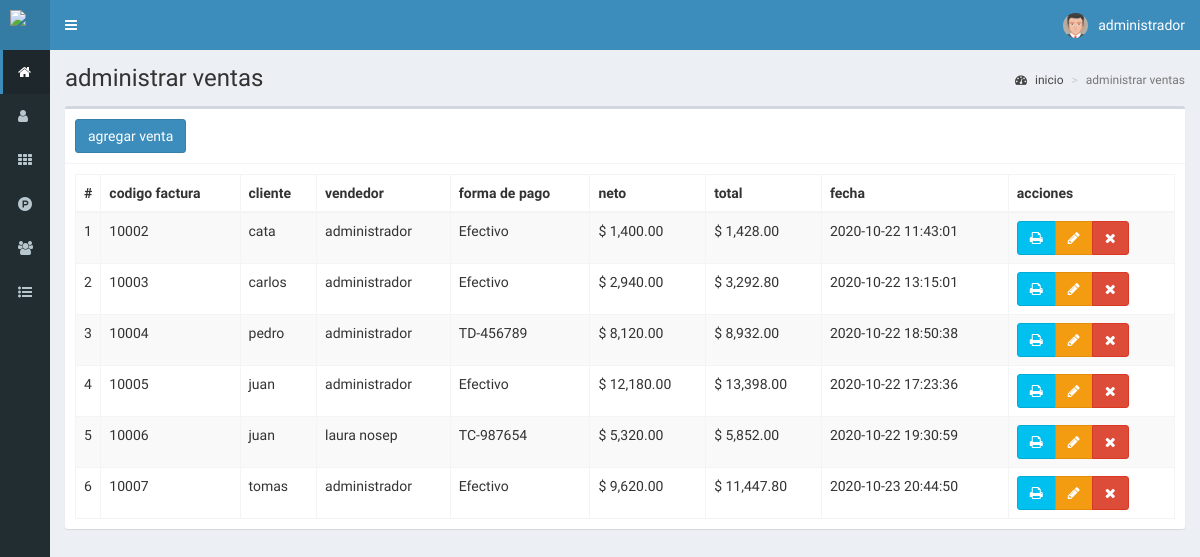
/ventas (signed in), run on the app's committed database.
### tables this page shows
CREATE TABLE `ventas` (
  `id` int(11) NOT NULL,
  `codigo` int(11) NOT NULL,
  `id_cliente` int(11) NOT NULL,
  `id_vendedor` int(11) NOT NULL,
  `productos` text NOT NULL,
  `impuesto` float NOT NULL,
  `neto` float NOT NULL,
  `total` float NOT NULL,
  `metodo_pago` text NOT NULL,
  `fecha` timestamp NOT NULL DEFAULT current_timestamp() ON UPDATE current_timestamp()
);

CREATE TABLE `clientes` (
  `id` int(11) NOT NULL,
  `nombre` text NOT NULL,
  `documento` int(11) NOT NULL,
  `email` text NOT NULL,
  `telefono` text NOT NULL,
  `direccion` text NOT NULL,
  `fecha_nacimiento` date NOT NULL,
  `compras` int(11) NOT NULL,
  `ultima_compra` datetime NOT NULL,
  `fecha` timestamp NOT NULL DEFAULT current_timestamp() ON UPDATE current_timestamp()
);

CREATE TABLE `usuarios` (
  `id` int(11) NOT NULL,
  `nombre` text NOT NULL,
  `usuario` text NOT NULL,
  `password` text NOT NULL,
  `perfil` text NOT NULL,
  `foto` text NOT NULL,
  `estado` int(11) NOT NULL,
  `ultimo_login` datetime NOT NULL,
  `fecha` timestamp NOT NULL DEFAULT current_timestamp() ON UPDATE current_timestamp()
);

### controladores/plantilla.controlador.php (called while the page is built)
<?php
class ControladorPlantilla{
	static public function ctrPlantilla(){
		include "vistas/plantilla.php";
	}
}

### index.php (called while the page is built, shortened)
<?php
require_once "controladores/plantilla.controlador.php";
require_once "controladores/usuarios.controlador.php";
require_once "controladores/clientes.controlador.php";
require_once "controladores/ventas.controlador.php";
require_once "modelos/usuarios.modelo.php";
require_once "modelos/clientes.modelo.php";
require_once "modelos/ventas.modelo.php";
$plantilla = new ControladorPlantilla();
$plantilla -> ctrPlantilla();

### controladores/ventas.controlador.php (called while the page is built, shortened)
<?php
class ControladorVentas{
	static public function ctrMostrarVentas($item, $valor){
		$tabla = "ventas";
		$respuesta = ModeloVentas::mdlMostrarVentas($tabla, $item, $valor);
		return $respuesta;
	}
}

### modelos/conexion.php (called while the page is built)
<?php
class Conexion{
	static public function conectar(){
		$link = new PDO("mysql:host=localhost;dbname=itataerp",
			            "root",
			            "");
		$link->exec("set names utf8");
		return $link;
	}
}

### modelos/ventas.modelo.php (called while the page is built, shortened)
<?php
require_once "conexion.php";
class ModeloVentas{
	static public function mdlMostrarVentas($tabla, $item, $valor){
		if($item != null){
			$stmt = Conexion::conectar()->prepare("SELECT * FROM $tabla WHERE $item = :$item ORDER BY id ASC");
			$stmt -> bindParam(":".$item, $valor, PDO::PARAM_STR);
			$stmt -> execute();
			return $stmt -> fetch();
		}else{
			$stmt = Conexion::conectar()->prepare("SELECT * FROM $tabla ORDER BY id ASC");
			$stmt -> execute();
			return $stmt -> fetchAll();
		}
	}
}

### controladores/clientes.controlador.php (called while the page is built, shortened)
<?php
class ControladorClientes{
	static public function ctrMostrarClientes($item, $valor){
		$tabla = "clientes";
		$respuesta = ModeloClientes::mdlMostrarClientes($tabla, $item, $valor);
		return $respuesta;
	}
}

### modelos/clientes.modelo.php (called while the page is built, shortened)
<?php
require_once "conexion.php";
class ModeloClientes{
	static public function mdlMostrarClientes($tabla, $item, $valor){
		if($item != null){
			$stmt = Conexion::conectar()->prepare("SELECT * FROM $tabla WHERE $item = :$item");
			$stmt -> bindParam(":".$item, $valor, PDO::PARAM_STR);
			$stmt -> execute();
			return $stmt -> fetch();
		}else{
			$stmt = Conexion::conectar()->prepare("SELECT * FROM $tabla");
			$stmt -> execute();
			return $stmt -> fetchAll();
		}
	}
}

### controladores/usuarios.controlador.php (called while the page is built, shortened)
<?php
class ControladorUsuarios{
	static public function ctrMostrarUsuarios($item, $valor){
		$tabla = "usuarios";
		$respuesta = ModeloUsuarios::MdlMostrarUsuarios($tabla, $item, $valor);
		return $respuesta;
	}
}

### modelos/usuarios.modelo.php (called while the page is built, shortened)
<?php
require_once "conexion.php";
class ModeloUsuarios{
	static public function mdlMostrarUsuarios($tabla, $item, $valor){
		if($item != null){
			$stmt = Conexion::conectar()->prepare("SELECT * FROM $tabla WHERE $item = :$item");
			$stmt -> bindParam(":".$item, $valor, PDO::PARAM_STR);
			$stmt -> execute();
			return $stmt -> fetch();
		}else{
			$stmt = Conexion::conectar()->prepare("SELECT * FROM $tabla");
			$stmt -> execute();
			return $stmt -> fetchAll();
		}
	}
}

### vistas/modulos/ventas.php (the view, shortened to what this page needs)
<div class="content-wrapper">
  <section class="content-header">
    <h1>
      administrar ventas
    </h1>
    <ol class="breadcrumb">
      <li><a href="inicio"><i class="fa fa-dashboard"></i> inicio</a></li>
      <li class="active">administrar ventas</li>
    </ol>
  </section>
  <section class="content">
    <div class="box">
      <div class="box-header with-border">
        <a href="crear-venta">
          <button class="btn btn-primary">
            agregar venta
          </button>
        </a>
      </div>
      <div class="box-body">
       <table class="table table-bordered table-striped dt-responsive tablas" width="100%">
        <thead>
         <tr>
           <th style="width:10px">#</th>
           <th>codigo factura</th>
           <th>cliente</th>
           <th>vendedor</th>
           <th>forma de pago</th>
           <th>neto</th>
           <th>total</th>
           <th>fecha</th>
           <th>acciones</th>
         </tr>
        </thead>
        <tbody>
        <?php
          $item = null;
          $valor = null;
          $respuesta = ControladorVentas::ctrMostrarVentas($item, $valor);
          foreach ($respuesta as $key => $value) {
           echo '<tr>
                  <td>'.($key+1).'</td>
                  <td>'.$value["codigo"].'</td>';
                  $itemCliente = "id";
                  $valorCliente = $value["id_cliente"];
                  $respuestaCliente = ControladorClientes::ctrMostrarClientes($itemCliente, $valorCliente);
                  echo '<td>'.$respuestaCliente["nombre"].'</td>';
                  $itemUsuario = "id";
                  $valorUsuario = $value["id_vendedor"];
                  $respuestaUsuario = ControladorUsuarios::ctrMostrarUsuarios($itemUsuario, $valorUsuario);
                  echo '<td>'.$respuestaUsuario["nombre"].'</td>
                  <td>'.$value["metodo_pago"].'</td>
                  <td>$ '.number_format($value["neto"],2).'</td>
                  <td>$ '.number_format($value["total"],2).'</td>
                  <td>'.$value["fecha"].'</td>
                  <td>
                    <div class="btn-group">
                      <button class="btn btn-info btnImprimirFactura" codigoVenta="'.$value["codigo"].'">
                      <i class="fa fa-print">
                      </i></button>';
                      if($_SESSION["perfil"] == "Administrador"){
                      echo '<button class="btn btn-warning btnEditarVenta" idVenta="'.$value["id"].'"><i class="fa fa-pencil"></i></button>
                      <button class="btn btn-danger btnEliminarVenta" idVenta="'.$value["id"].'"><i class="fa fa-times"></i></button>';
                    }
                    echo '</div>
                  </td>
                </tr>';
            }
        ?>
        </tbody>
       </table>
      </div>
    </div>
  </section>
</div>

### vistas/plantilla.php (shortened to what this page needs)
<!DOCTYPE html>
<html>
<head>
  <link rel="stylesheet" href="vistas/bower_components/bootstrap/dist/css/bootstrap.min.css">
  <link rel="stylesheet" href="vistas/bower_components/font-awesome/css/font-awesome.min.css">
  <link rel="stylesheet" href="vistas/bower_components/Ionicons/css/ionicons.min.css">
  <link rel="stylesheet" href="vistas/dist/css/AdminLTE.css">
  <link rel="stylesheet" href="vistas/dist/css/skins/_all-skins.min.css">
  <link rel="stylesheet" href="vistas/bower_components/datatables.net-bs/css/dataTables.bootstrap.min.css">
  <link rel="stylesheet" href="vistas/bower_components/datatables.net-bs/css/responsive.bootstrap.min.css">
  <link rel="stylesheet" href="vistas/plugins/iCheck/all.css">
</head>
<body class="hold-transition skin-blue sidebar-collapse sidebar-mini login-page">
  <?php
  if(isset($_SESSION["iniciarSesion"]) && $_SESSION["iniciarSesion"] == "ok"){
   echo '<div class="wrapper">';
    include "modulos/cabezote.php";
    include "modulos/menu.php";
    if(isset($_GET["ruta"])){
      if($_GET["ruta"] == "inicio" ||
         $_GET["ruta"] == "usuarios" ||
         $_GET["ruta"] == "categorias" ||
         $_GET["ruta"] == "productos" ||
         $_GET["ruta"] == "clientes" ||
         $_GET["ruta"] == "ventas" ||
         $_GET["ruta"] == "crear-venta" ||
         $_GET["ruta"] == "editar-venta" ||
         $_GET["ruta"] == "salir"){
        include "modulos/".$_GET["ruta"].".php";
      }else{
        include "modulos/404.php";
      }
    }else{
      include "modulos/inicio.php";
    }
    echo '</div>';
  }else{
    include "modulos/login.php";
  }
  ?>
</body>
</html>

### vistas/modulos/cabezote.php (shortened to what this page needs)
<header class="main-header">
<a href="inicio" class="logo">
	<span class="logo-mini">
		<img src="vistas/img/plantilla/icon.png" class="img-responsive" style="padding:10px">
	</span>
</a>
<nav class="navbar navbar-static-top" role="navigation">
 	<a href="#" class="sidebar-toggle" data-toggle="push-menu" role="button">
     	</a>
	<div class="navbar-custom-menu">
		<ul class="nav navbar-nav">
			<li class="dropdown user user-menu">
				<a href="#" class="dropdown-toggle" data-toggle="dropdown">
				<?php
				if($_SESSION["foto"] != ""){
					echo '<img src="'.$_SESSION["foto"].'" class="user-image">';
				}else{
					echo '<img src="vistas/img/usuarios/default/iconodefault.png" class="user-image">';
				}
				?>
					<span class="hidden-xs"><?php  echo $_SESSION["nombre"]; ?></span>
				</a>
			</li>
		</ul>
	</div>
</nav>
</header>

### vistas/modulos/menu.php
<aside class="main-sidebar">
	 <section class="sidebar">
		<ul class="sidebar-menu">
		<?php
		if($_SESSION["perfil"] == "Administrador"){
			echo '<li class="active">
				<a href="inicio">
					<i class="fa fa-home"></i>
					<span>Inicio</span>
				</a>
			</li>
			<li>
				<a href="usuarios">
					<i class="fa fa-user"></i>
					<span>Usuarios</span>
				</a>
			</li>';
		}
		if($_SESSION["perfil"] == "Administrador" || $_SESSION["perfil"] == "Especial"){
			echo '<li>
				<a href="categorias">
					<i class="fa fa-th"></i>
					<span>Categorias</span>
				</a>
			</li>
			<li>
				<a href="productos">
					<i class="fa fa-product-hunt"></i>
					<span>Productos</span>
				</a>
			</li>';
		}
		if($_SESSION["perfil"] == "Administrador" || $_SESSION["perfil"] == "Vendedor"){
			echo '<li>
				<a href="clientes">
					<i class="fa fa-users"></i>
					<span>Clientes</span>
				</a>
			</li>';
		}
		if($_SESSION["perfil"] == "Administrador" || $_SESSION["perfil"] == "Vendedor"){
			echo '<li class="treeview">
				<a href="#">
					<i class="fa fa-list-ul"></i>
					<span>Ventas</span>
					<span class="pull-right-container">
						<i class="fa fa-angle-left pull-right"></i>
					</span>
				</a>
				<ul class="treeview-menu">
					<li>
						<a href="ventas">
							<i class="fa fa-circle-o"></i>
							<span>Administrar ventas</span>
						</a>
					</li>
					<li>
						<a href="crear-venta">
							<i class="fa fa-circle-o"></i>
							<span>Crear venta</span>
						</a>
					</li>';
				echo '</ul>
			</li>';
		}
		?>
		</ul>
	 </section>
</aside>

### data on the page
ventas: codigo "10002", id_cliente.nombre "cata", usuarios.nombre "administrador", metodo_pago "Efectivo", neto "1,400.00", total "1,428.00", fecha "2020-10-22 11:43:01"
ventas: codigo "10003", id_cliente.nombre "carlos", usuarios.nombre "administrador", metodo_pago "Efectivo", neto "2,940.00", total "3,292.80", fecha "2020-10-22 13:15:01"
ventas: codigo "10004", id_cliente.nombre "pedro", usuarios.nombre "administrador", metodo_pago "TD-456789", neto "8,120.00", total "8,932.00", fecha "2020-10-22 18:50:38"
ventas: codigo "10005", id_cliente.nombre "juan", usuarios.nombre "administrador", metodo_pago "Efectivo", neto "12,180.00", total "13,398.00", fecha "2020-10-22 17:23:36"
ventas: codigo "10006", id_cliente.nombre "juan", usuarios.nombre "laura nosep", metodo_pago "TC-987654", neto "5,320.00", total "5,852.00", fecha "2020-10-22 19:30:59"
ventas: codigo "10007", id_cliente.nombre "tomas", usuarios.nombre "administrador", metodo_pago "Efectivo", neto "9,620.00", total "11,447.80", fecha "2020-10-23 20:44:50"

### other printed values
$_SESSION["nombre"] "administrador"
